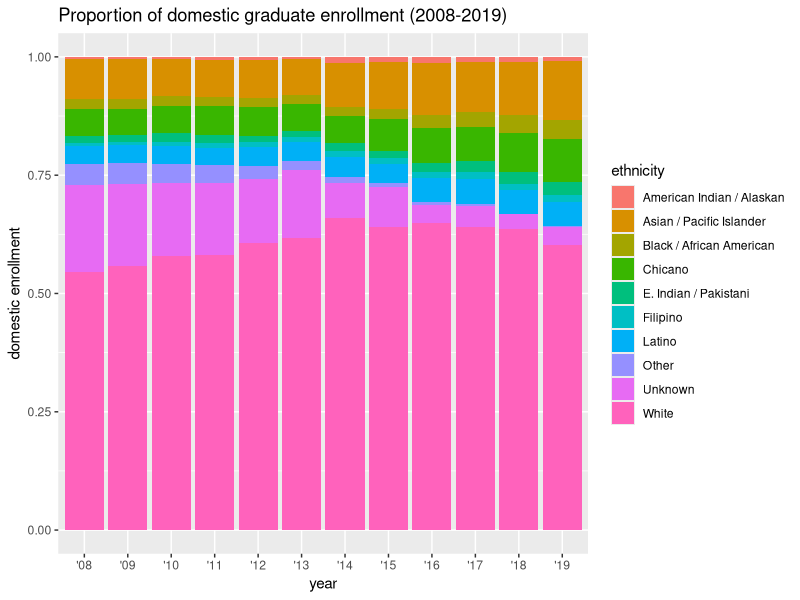

Generate this figure with R:
## ---- chunk 1
knitr::opts_chunk$set(echo = TRUE)
library(tidyverse)
library(here)
## ---- chunk 2
ucsb_grad <- read.csv(here("data", "ucsb_grad_data.csv" ))
## ---- chunk 3
#added in fill = ethnicity because it was missing from pull
ggplot(ucsb_grad,
  aes(x = year_abbr, y = domestic_enrollment, fill =  ethnicity))+
  geom_col(position = "fill") +
  labs(x = "year", y = "domestic enrollment", title = "Proportion of domestic graduate enrollment (2008-2019)")
